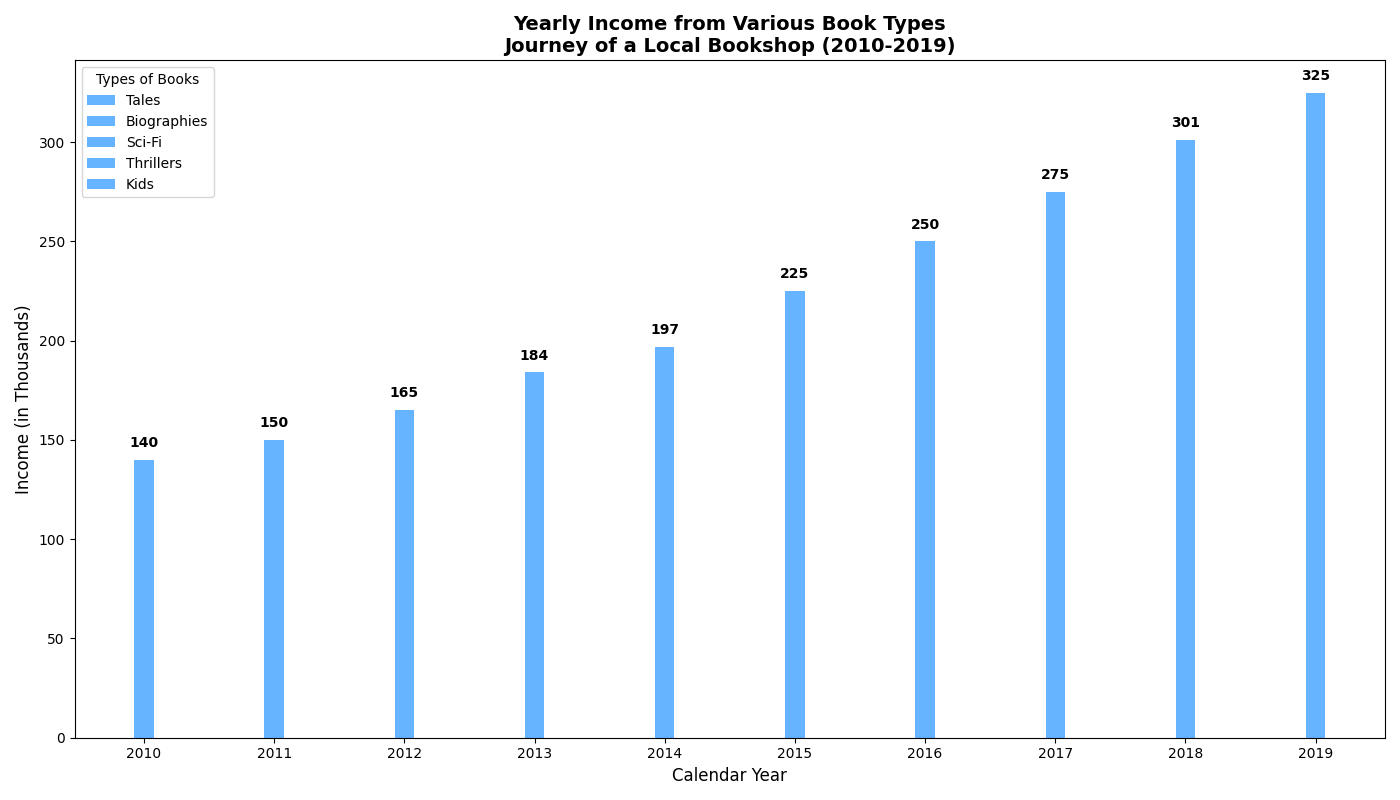

Recreate this plot in Python.
import matplotlib.pyplot as plt
import numpy as np

years = np.arange(2010, 2020)
book_types = ['Tales', 'Biographies', 'Sci-Fi', 'Thrillers', 'Kids']

revenue_data = np.array([
    [50, 52, 55, 60, 64, 70, 75, 80, 85, 90],
    [30, 32, 35, 40, 43, 50, 55, 60, 66, 70],
    [20, 22, 25, 28, 30, 35, 40, 45, 50, 55],
    [15, 17, 20, 23, 25, 30, 35, 40, 45, 50],
    [25, 27, 30, 33, 35, 40, 45, 50, 55, 60],
])

fig, ax = plt.subplots(figsize=(14, 8))
width = 0.15
positions = np.arange(len(years))
single_color = '#66b3ff'  # Use a single color consistently

bottoms = np.zeros(len(years))
for i, book_type in enumerate(book_types):
    ax.bar(positions, revenue_data[i], width, bottom=bottoms, color=single_color, label=book_type)
    bottoms += revenue_data[i]

ax.set_xticks(positions)
ax.set_xticklabels(years)
ax.set_xlabel('Calendar Year', fontsize=12)
ax.set_ylabel('Income (in Thousands)', fontsize=12)
ax.set_title('Yearly Income from Various Book Types\nJourney of a Local Bookshop (2010-2019)', fontsize=14, fontweight='bold')
ax.legend(title='Types of Books', fontsize=10)

for i in range(len(years)):
    total_value = sum(revenue_data[:, i])
    ax.text(i, total_value + 5, f'{total_value}', ha='center', va='bottom', fontsize=10, fontweight='bold')

plt.tight_layout()
plt.show()
